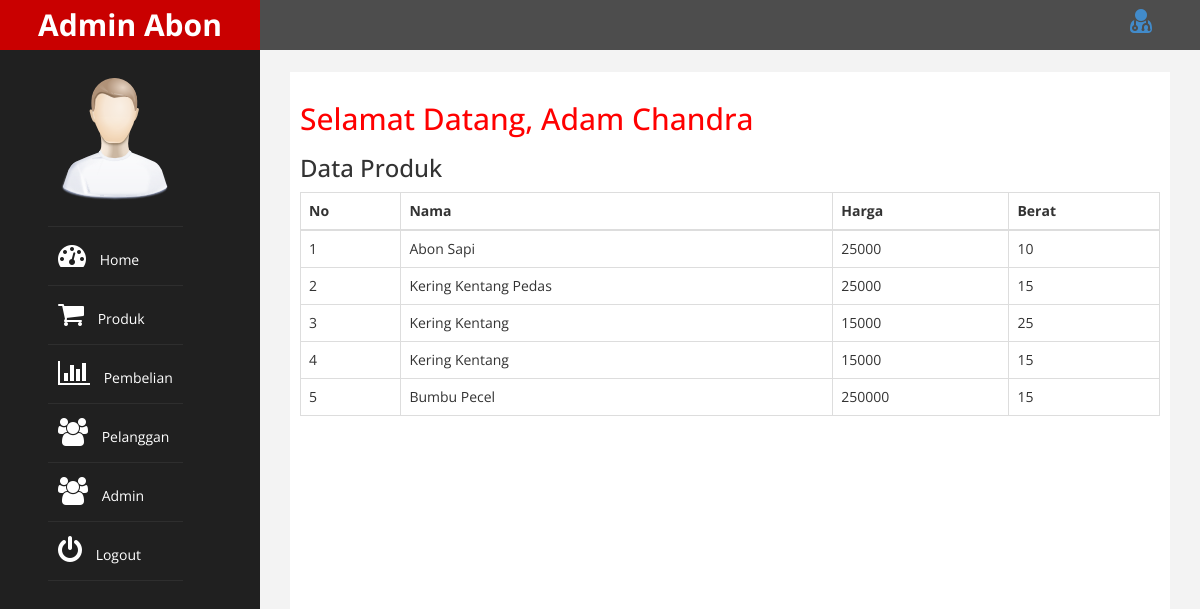
The page /admin/index.php (signed in) on the database its author committed.
### tables this page shows
CREATE TABLE `produk` (
  `id_produk` int(11) NOT NULL,
  `nama_produk` varchar(100) NOT NULL,
  `harga_produk` int(11) NOT NULL,
  `berat_produk` int(11) NOT NULL,
  `foto_produk` varchar(100) NOT NULL,
  `deskrpisi_produk` text NOT NULL
);

### admin/home.php (the view)
<h2>Selamat Datang, <?php echo $pecah['nama_lengkap']; ?></h2>
<h3>Data Produk</h3>
<table class = "table table-bordered">
	<thead>
		<tr>
			<th>No</th>
			<th>Nama</th>
			<th>Harga</th>
			<th>Berat</th>
		</tr>
	</thead>
	<tbody>
		<?php $nomor=1; ?>
		<?php $ambil = $koneksi->query("SELECT * FROM produk"); ?>
		<?php while($pecah = $ambil->fetch_assoc()){ ?>
		<tr>
			<td><?php echo $nomor; ?></td>
			<td><?php echo $pecah['nama_produk']; ?></td>
			<td><?php echo $pecah['harga_produk']; ?></td>
			<td><?php echo $pecah['berat_produk']; ?></td>
		</tr>
		<?php $nomor++; ?>
		<?php } ?>
	</tbody>
</table>

### admin/index.php (shortened to what this page needs)
<?php
$koneksi = new mysqli("localhost","root","","tokoabon");
$ambil = $koneksi->query("SELECT * FROM admin");
$pecah = $ambil->fetch_assoc();
?>
<!DOCTYPE html>
<html xmlns="http://www.w3.org/1999/xhtml">
<head>
  <link href="assets/css/bootstrap.css" rel="stylesheet" />
  <link href="assets/css/font-awesome.css" rel="stylesheet" />
  <link href="assets/js/morris/morris-0.4.3.min.css" rel="stylesheet" />
  <link href="assets/css/custom.css" rel="stylesheet" />
</head>
<body>
    <div id="wrapper">
        <nav class="navbar navbar-default navbar-cls-top navbar-fixed-top " role="navigation" style="margin-bottom: 0">
            <div class="navbar-header">
                <a class="navbar-brand" href="index.html">Admin Abon</a>
            </div>
            <div class="dropdown show">
                <a class="dropdown-toggle fa fa-user-md fa-2x" href="index.php?halaman=profil" role="button" id="dropdownMenuLink" data-toggle="dropdown" aria-haspopup="true" aria-expanded="false">
                </a>
            </nav>
            <nav class="navbar-default navbar-side" role="navigation">
                <div class="sidebar-collapse">
                    <ul class="nav" id="main-menu">
                        <li class="text-center">
                            <img src="assets/img/find_user.png" class="user-image img-responsive"/>
                        </li>
                        <li><a href="index.php"><i class="fa fa-dashboard fa-2x"></i> Home</a></li>
                        <li><a href="index.php?halaman=produk"><i class="fa fa-shopping-cart fa-2x"></i> Produk</a></li>
                        <li><a href="index.php?halaman=pembelian"><i class="fa fa-bar-chart-o fa-2x"></i> Pembelian</a></li>
                        <li><a href="index.php?halaman=pelanggan"><i class="fa fa-users fa-2x"></i> Pelanggan</a></li>
                        <li><a href="index.php?halaman=admin"><i class="fa fa-users fa-2x"></i> Admin</a></li>
                        <li><a href="index.php?halaman=loguot"><i class="fa fa-power-off fa-2x"></i> Logout</a></li>
                    </ul>
                </div>
            </nav>
            <div id="page-wrapper" >
                <div id="page-inner">
                    <?php
                    if (isset($_GET['halaman']))
                    {
                       if ($_GET['halaman']=="produk")
                       {
                           include 'produk.php';
                       }
                       elseif ($_GET['halaman']=="pembelian")
                       {
                           include 'pembelian.php';
                       }
                       elseif ($_GET['halaman']=="pelanggan")
                       {
                           include 'pelanggan.php';
                       }
                       elseif ($_GET['halaman']=="detail")
                       {
                           include 'detail.php';
                       }
                       elseif ($_GET['halaman']=="tambahproduk")
                       {
                           include 'tambahproduk.php';
                       }
                       elseif ($_GET['halaman']=="hapusproduk")
                       {
                           include 'hapusproduk.php';
                       }
                       elseif ($_GET['halaman']=="ubahproduk")
                       {
                           include 'ubahproduk.php';
                       }
                       elseif ($_GET['halaman']=="loguot")
                       {
                           include 'logout.php';
                       }
                       elseif ($_GET['halaman']=="hapuspelanggan")
                       {
                           include 'hapuspelanggan.php';
                       }
                       elseif ($_GET['halaman']=="ubahpelanggan")
                       {
                           include 'ubahpelanggan.php';
                       }
                       elseif ($_GET['halaman']=="admin")
                       {
                           include 'admin.php';
                       }
                       elseif ($_GET['halaman']=="hapusadmin")
                       {
                           include 'hapusadmin.php';
                       }
                       elseif ($_GET['halaman']=="ubahadmin")
                       {
                           include 'ubahadmin.php';
                       }
                       elseif ($_GET['halaman']=="profil")
                       {
                           include 'profil.php';
                       }
                       elseif ($_GET['halaman']=="ubahstatus")
                       {
                          include 'ubahstatus.php';
                       }
                   }else
                   {
                    include 'home.php';
                }
                ?>
            </div>
        </div>
    </div>
</body>
</html>

### admin/assets/css/custom.css (style rules this page uses)
body { font-family: 'Open Sans', sans-serif; }
#wrapper { width: 100%; background:#202020; }
#page-wrapper { padding: 15px 15px; min-height: 600px; background:#F3F3F3; }
#page-inner { width:100%; margin:10px 20px 10px 0px; background-color:#fff!important; padding:10px; min-height:1200px; margin-top: 6.5%; }
.text-center { text-align:center; }
h2 { color: #f00; }
.dropdown { float: right; margin-right: 4%; margin-top: 0.7%; }
.user-image { margin: 25px auto; -webkit-border-radius: 10px; -moz-border-radius: 10px; border-radius: 10px; max-height:170px; max-width:170px; }
.navbar-cls-top .navbar-brand { color: #fff; background: #C90000; width: 260px; text-align: center; height: 50px; font-size: 30px; font-weight: 700; }
.sidebar-collapse , .sidebar-collapse .nav { background:none; }
.sidebar-collapse .nav { padding:0; position: fixed; margin-left: 4%; margin-top: 4%; }
.sidebar-collapse .nav > li > a { color:#fff; background:#202020; text-shadow:none; }
.sidebar-collapse > .nav > li > a { padding:15px 10px; }
.sidebar-collapse > .nav > li { border-bottom: 1px solid rgba(107, 108, 109, 0.19); }
.navbar-side { border:none; background-color: #202020; }
.navbar-cls-top { background:#4D4D4D; border-bottom:none; }
.navbar-default { border:0px solid black; height: 40px; }
.navbar-header { background: #A70303; height: 40px; }
.nav > li > a > i { margin-right:10px; }
@media (min-width:768px) { #page-wrapper { margin: 0 0 0 260px; padding: 15px 30px; min-height: 1200px; } }
@media (min-width:768px) { .navbar-side { z-index: 1; position: absolute; width: 260px; } }
@media (min-width:768px) { .navbar { border-radius: 0px; height: 40px; } }

### rows shown on the page
produk: nama_produk "Abon Sapi", harga_produk "25000", berat_produk "10"
produk: nama_produk "Kering Kentang Pedas", harga_produk "25000", berat_produk "15"
produk: nama_produk "Kering Kentang", harga_produk "15000", berat_produk "25"
produk: nama_produk "Kering Kentang", harga_produk "15000", berat_produk "15"
produk: nama_produk "Bumbu Pecel", harga_produk "250000", berat_produk "15"

### other values the page prints
$pecah['nama_lengkap'] "Adam Chandra"
